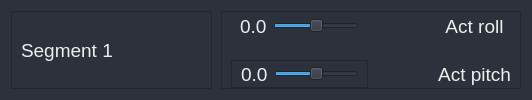
                     <widget class="QFrame" name="frame_joint_seg1_row">
                      <property name="minimumSize">
                       <size>
                        <width>0</width>
                        <height>0</height>
                       </size>
                      </property>
                      <property name="maximumSize">
                       <size>
                        <width>16777215</width>
                        <height>16777215</height>
                       </size>
                      </property>
                      <property name="styleSheet">
                       <string notr="true">background-color: rgb(44, 49, 60);</string>
                      </property>
                      <property name="frameShape">
                       <enum>QFrame::NoFrame</enum>
                      </property>
                      <property name="frameShadow">
                       <enum>QFrame::Plain</enum>
                      </property>
                      <layout class="QHBoxLayout" name="horizontalLayout_5">
                       <property name="spacing">
                        <number>9</number>
                       </property>
                       <item>
                        <widget class="QFrame" name="frame_joint_seg1_ID">
                         <property name="minimumSize">
                          <size>
                           <width>201</width>
                           <height>0</height>
                          </size>
                         </property>
                         <property name="maximumSize">
                          <size>
                           <width>16777215</width>
                           <height>16777215</height>
                          </size>
                         </property>
                         <property name="frameShape">
                          <enum>QFrame::StyledPanel</enum>
                         </property>
                         <property name="frameShadow">
                          <enum>QFrame::Raised</enum>
                         </property>
                         <layout class="QHBoxLayout" name="horizontalLayout_15">
                          <property name="topMargin">
                           <number>0</number>
                          </property>
                          <property name="rightMargin">
                           <number>9</number>
                          </property>
                          <property name="bottomMargin">
                           <number>0</number>
                          </property>
                          <item>
                           <widget class="QLabel" name="label_18">
                            <property name="minimumSize">
                             <size>
                              <width>0</width>
                              <height>0</height>
                             </size>
                            </property>
                            <property name="font">
                             <font>
                              <pointsize>14</pointsize>
                             </font>
                            </property>
                            <property name="styleSheet">
                             <string notr="true">color: rgb(238, 238, 236);</string>
                            </property>
                            <property name="text">
                             <string>Segment 1</string>
                            </property>
                           </widget>
                          </item>
                         </layout>
                        </widget>
                       </item>
                       <item>
                        <widget class="QFrame" name="frame_joints_seg1">
                         <property name="frameShape">
                          <enum>QFrame::StyledPanel</enum>
                         </property>
                         <property name="frameShadow">
                          <enum>QFrame::Raised</enum>
                         </property>
                         <layout class="QGridLayout" name="gridLayout_3">
                          <property name="topMargin">
                           <number>0</number>
                          </property>
                          <property name="bottomMargin">
                           <number>0</number>
                          </property>
                          <property name="horizontalSpacing">
                           <number>70</number>
                          </property>
                          <property name="verticalSpacing">
                           <number>20</number>
                          </property>
                          <item row="0" column="1">
                           <widget class="QFrame" name="frame_joint_seg1_setRoll">
                            <property name="minimumSize">
                             <size>
                              <width>0</width>
                              <height>0</height>
                             </size>
                            </property>
                            <property name="maximumSize">
                             <size>
                              <width>500</width>
                              <height>16777215</height>
                             </size>
                            </property>
                            <property name="frameShape">
                             <enum>QFrame::NoFrame</enum>
                            </property>
                            <property name="frameShadow">
                             <enum>QFrame::Plain</enum>
                            </property>
                            <layout class="QHBoxLayout" name="horizontalLayout_17">
                             <property name="topMargin">
                              <number>0</number>
                             </property>
                             <property name="bottomMargin">
                              <number>0</number>
                             </property>
                             <item>
                              <widget class="QLabel" name="label_seg1_setRoll_slider">
                               <property name="font">
                                <font>
                                 <pointsize>14</pointsize>
                                </font>
                               </property>
                               <property name="styleSheet">
                                <string notr="true">color: rgb(238, 238, 236);</string>
                               </property>
                               <property name="text">
                                <string>0.0</string>
                               </property>
                              </widget>
                             </item>
                             <item>
                              <widget class="QSlider" name="slider_seg1_setRoll">
                               <property name="maximumSize">
                                <size>
                                 <width>16777215</width>
                                 <height>16777215</height>
                                </size>
                               </property>
                               <property name="minimum">
                                <number>-20</number>
                               </property>
                               <property name="maximum">
                                <number>20</number>
                               </property>
                               <property name="orientation">
                                <enum>Qt::Horizontal</enum>
                               </property>
                              </widget>
                             </item>
                            </layout>
                           </widget>
                          </item>
                          <item row="0" column="2">
                           <widget class="QLabel" name="Label_Seg1_ActRoll">
                            <property name="font">
                             <font>
                              <pointsize>14</pointsize>
                             </font>
                            </property>
                            <property name="layoutDirection">
                             <enum>Qt::LeftToRight</enum>
                            </property>
                            <property name="styleSheet">
                             <string notr="true">color: rgb(238, 238, 236);</string>
                            </property>
                            <property name="text">
                             <string>Act roll</string>
                            </property>
                            <property name="alignment">
                             <set>Qt::AlignCenter</set>
                            </property>
                           </widget>
                          </item>
                          <item row="1" column="2">
                           <widget class="QLabel" name="Label_Seg1_ActPitch">
                            <property name="font">
                             <font>
                              <pointsize>14</pointsize>
                             </font>
                            </property>
                            <property name="styleSheet">
                             <string notr="true">color: rgb(238, 238, 236);</string>
                            </property>
                            <property name="text">
                             <string>Act pitch</string>
                            </property>
                            <property name="alignment">
                             <set>Qt::AlignCenter</set>
                            </property>
                           </widget>
                          </item>
                          <item row="1" column="1">
                           <widget class="QFrame" name="frame_joint_seg1_setPitch">
                            <property name="maximumSize">
                             <size>
                              <width>500</width>
                              <height>16777215</height>
                             </size>
                            </property>
                            <property name="frameShape">
                             <enum>QFrame::StyledPanel</enum>
                            </property>
                            <property name="frameShadow">
                             <enum>QFrame::Raised</enum>
                            </property>
                            <layout class="QHBoxLayout" name="horizontalLayout_19">
                             <property name="topMargin">
                              <number>0</number>
                             </property>
                             <property name="bottomMargin">
                              <number>0</number>
                             </property>
                             <item>
                              <widget class="QLabel" name="label_seg1_setPitch_slider">
                               <property name="font">
                                <font>
                                 <pointsize>14</pointsize>
                                </font>
                               </property>
                               <property name="styleSheet">
                                <string notr="true">color: rgb(238, 238, 236);</string>
                               </property>
                               <property name="text">
                                <string>0.0</string>
                               </property>
                              </widget>
                             </item>
                             <item>
                              <widget class="QSlider" name="slider_seg1_setPitch">
                               <property name="maximumSize">
                                <size>
                                 <width>16777215</width>
                                 <height>16777215</height>
                                </size>
                               </property>
                               <property name="minimum">
                                <number>-20</number>
                               </property>
                               <property name="maximum">
                                <number>20</number>
                               </property>
                               <property name="orientation">
                                <enum>Qt::Horizontal</enum>
                               </property>
                              </widget>
                             </item>
                            </layout>
                           </widget>
                          </item>
                         </layout>
                        </widget>
                       </item>
                      </layout>
                     </widget>
